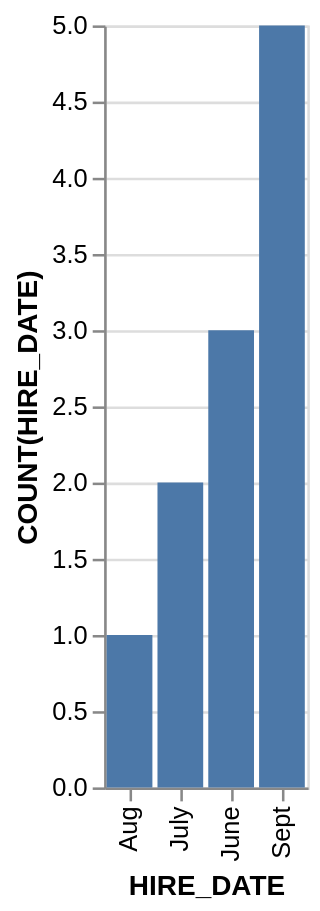

Vega-Lite specification for this chart:
### Vega-Lite specification from a JSON file in a GitHub repository (floating-point values rounded to 4 significant figures)
{"data": {"values": [{"x_data": "June", "y_data": 3}, {"x_data": "July", "y_data": 2}, {"x_data": "Aug", "y_data": 1}, {"x_data": "Sept", "y_data": 5}]}, "mark": "bar", "encoding": {"x": {"field": "x_data", "type": "nominal", "title": "HIRE_DATE", "sort": {"op": "sum", "field": "y_data", "order": "ascending"}}, "y": {"field": "y_data", "type": "quantitative", "title": "COUNT(HIRE_DATE)"}}}
